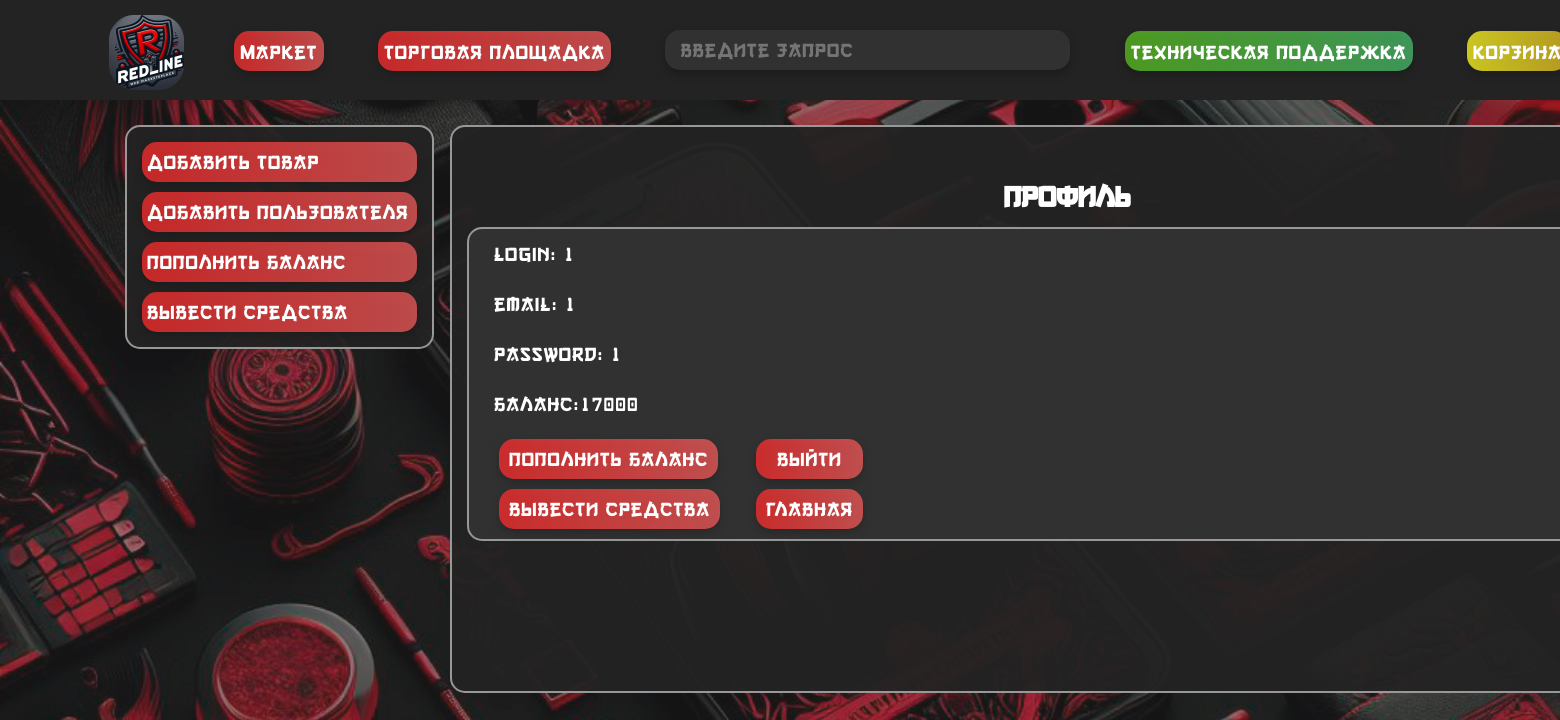
/profile (signed in), run on an earlier commit of the app's database.
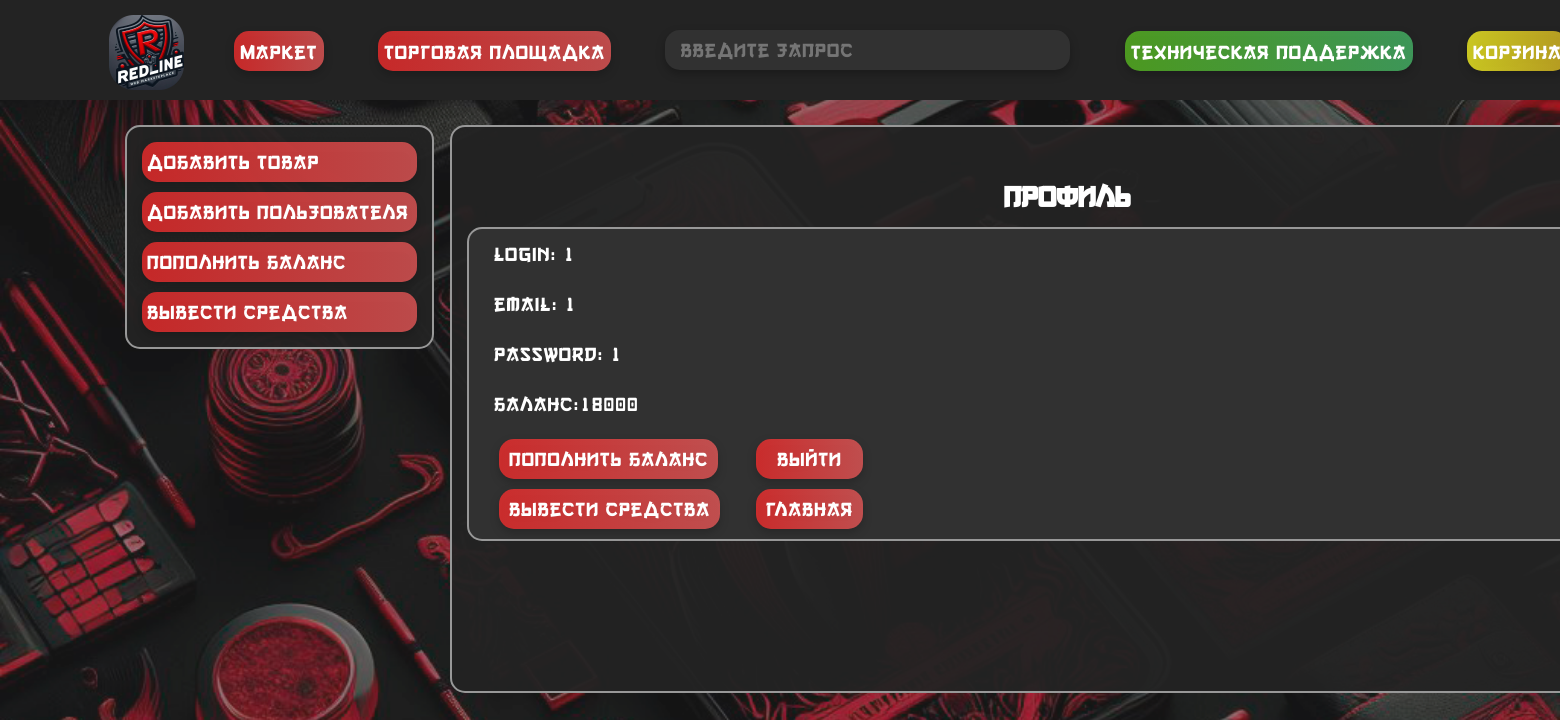
And on a later commit of the database.
### main.py (models this page shows, shortened)
class User(db.Model):
    id = db.Column(db.Integer, nullable=False, primary_key=True, autoincrement=True)
    login = db.Column(db.String(15), nullable=False, unique=True)
    email = db.Column(db.String(15), nullable=False, unique=True)
    password = db.Column(db.String(80), nullable=False)
    balance = db.Column(db.Integer, nullable=False)
    last_login = db.Column(db.DateTime, default=datetime.utcnow)

### main.py (the view)
@app.route('/profile')
def profile():
    users = User.query.all()
    tovars = Tovar.query.all()
    user = User.query.filter_by(login=session['userLogged']).first()
    if user:
        email = user.email
        password = user.password
        balance = user.balance
    else:
        email = ""  # установите значение по умолчанию для email, если пользователь не найден
        password = ""  # установите значение по умолчанию для password, если пользователь не найден
        balance = ""  # установите значение по умолчанию для balance, если пользователь не найден
    return render_template('profile.html', user=user, email=email, password=password, balance=balance, username=session['userLogged'])

### templates/profile.html (shortened to what this page needs)
<!DOCTYPE html>
<html lang="ru">
<head>
    <link rel="stylesheet" type="text/css" href="{{ url_for('static', filename='css/style.css') }}">
</head>
<body>
    <header>
        <div class="up">
            <img src="static\img\main\logo.png" class="logo" alt="Описание изображения">
            <div class="block_up">
                <form action="/">
                    <button class="button_up">Маркет</button>
                    <button class="button_up">Торговая площадка</button>
                </form>
                <form action="/search" method="POST" class="search-container">
                    <input type="text" name="query" placeholder="Введите запрос" class="search-button">
                </form>
                <form action="/help" method="post">
                    <button class="help button_up">Техническая поддержка</button>
                </form>
                <form action="/basket" method="post">
                    <button class="button_up basket">Корзина</button>
                </form>
            </div>
        </div>
    </header>
    <div class="lmenu main">
        <form action="/create-tovar-page" method="post">
            <button class="button button_lmenu">Добавить товар</button>
        </form>
        <form action="/create-user-page" method="post">
            <button class="button button_lmenu">Добавить пользователя</button>
        </form>
        <form action="/help" method="post">
            <button class="button button_lmenu">Пополнить баланс</button>
            <button class="button button_lmenu">Вывести средства</button>
        </form>
    </div>
    <main>
        <h2 class="title">Профиль</h2>
            <div class="block">
                    <p class="str profile">login: {{username}}</p>
                    <p class="str profile">email: {{email}}</p>
                    <p class="str profile">password: {{password}}</p>
                    <p class="str profile">Баланс:{{balance}}</p>
                <div>
                    <form action="/help" method="post">
                        <button class="button profile">Пополнить баланс</button>
                        <button class="button profile">Вывести средства</button>
                    </form>
                    <form action="/logout" method="post">
                        <a href="/logout" class="button profile">Выйти</a>
                        <a href="/" class="button profile">Главная</a>
                    </form>
                </div>
            </div>
    </main>
</body>
</html>

### static/css/style.css (style rules this page uses)
body { margin: 0; padding: 0; background-color: rgba(0, 0, 0, 0.5); background-image: url('back.png'); background-repeat: no-repeat; background-position: center center; background-attachment: fixed; -webkit-background-size: cover; -moz-background-size: cover; -o-background-size: cover; background-size: cover; }
header { background-color: #232323; color: white; height: 100px; padding: 0px; position: fixed; top: 0; left: 0; width: 100%; z-index: 5; }
.logo { position: absolute; top: 0px; left: 0px; width: 75px; height: 75px; }
.up { font-family: 'Gang of Three[RUS by Daymarius]'; position: absolute; margin-top: 15px; margin-left: 7%; margin-right: 7%; height: 55px; width: 1600px; display: inline-flex; }
.block_up { margin-left: 100px; margin-top: 15px; position: relative; }
.search-container { display: inline-block; vertical-align: middle; }
.button { font-family: 'Gang of Three[RUS by Daymarius]'; display: inline-flex; background: linear-gradient(90deg, rgba(255, 45, 45, 0.75) 0%, rgba(242, 91, 91, 0.75) 100%); color: white; border-radius: 15px; border: none; font-size: 20px; cursor: pointer; transition: background-color 0.3s; filter: drop-shadow(0px 4px 4px rgba(0, 0, 0, 0.25)); height: 40px; line-height: 40px; letter-spacing: 1px; margin-left: 15px; margin-right: 15px; margin-top: 10px; display: flex; flex-direction: column; padding: 0px 5px; text-decoration: none; }
.button_up { font-family: 'Gang of Three[RUS by Daymarius]'; display: inline-flex; background: linear-gradient(90deg, rgba(255, 45, 45, 0.75) 0%, rgba(242, 91, 91, 0.75) 100%); color: white; border-radius: 15px; border: none; font-size: 20px; cursor: pointer; transition: background-color 0.3s; filter: drop-shadow(0px 4px 4px rgba(0, 0, 0, 0.25)); margin-left: 25px; height: 40px; line-height: 40px; letter-spacing: 1px; margin-left: 25px; margin-right: 25px; }
.search-button { font-family: 'Gang of Three[RUS by Daymarius]'; background-color: #313131; color: #989898; padding: 0px 15px; border: none; text-align: left; font-size: 20px; cursor: pointer; border-radius: 15px; margin-left: 25px; margin-right: 25px; width: 375px; filter: drop-shadow(0px 4px 4px rgba(0, 0, 0, 0.25)); display: inline-block; height: 40px; line-height: 40px; letter-spacing: 1px; margin-bottom: 7px; }
.help { background: linear-gradient(90deg, rgba(92, 194, 33, 0.75) 0%, rgba(72, 190, 108, 0.75) 100%); }
.basket { background: linear-gradient(90deg, rgba(255, 251, 35, 0.76) 0%, rgba(231, 195, 35, 0.75) 100%); }
.title { position: relative; text-align: center; line-height: 20px; padding-bottom: 10px; top: 15px; }
main { font-family: 'Gang of Three[RUS by Daymarius]'; background-color: rgba(35, 35, 35, 0.95); color: white; height: auto; padding: 0px 15px; text-align: left; font-size: 20px; cursor: pointer; border-radius: 15px; margin-left: 450px; width: 1200px; padding-bottom:100px ; border: 2px solid #989898; position: relative; top: 125px; }
.block { background-color: #313131; font-family: 'Gang of Three[RUS by Daymarius]'; color: white; padding: 0px 15px; border: none; text-align: left; font-size: 20px; cursor: pointer; border-radius: 15px; margin-bottom: 50px; border: 2px solid #989898; }
form { display: inline-block; }
.lmenu { font-family: 'Gang of Three[RUS by Daymarius]'; float: left; position: fixed; background-color: rgba(35, 35, 35, 0.95); color: white; border: none; text-align: left; font-size: 20px; cursor: pointer; border-radius: 15px; display: flex; flex-direction: column; align-items: center; margin-left: 125px; margin-top: 125px; padding-bottom: 15px; padding-top: 5px; display: flex; flex-direction: column; align-items: flex-start; border: 2px solid #989898; }
.button_lmenu { width: 275px; }
.title { font-family: 'Gang of Three[RUS by Daymarius]'; text-align: center; padding-top: 20px; }
.str { display: flex; flex-direction: row; letter-spacing: 1px; padding-top: 5px; }
.profile { display: flex; padding: 10px; margin-top: 5px; margin-bottom: 10px; line-height: 20px; height: auto; text-align: center; align-items: center; }
input, textarea { font-family: 'Arial'; }

What changed in the data, as far as the page shows it:
changed User: balance "17000" → "18000"
